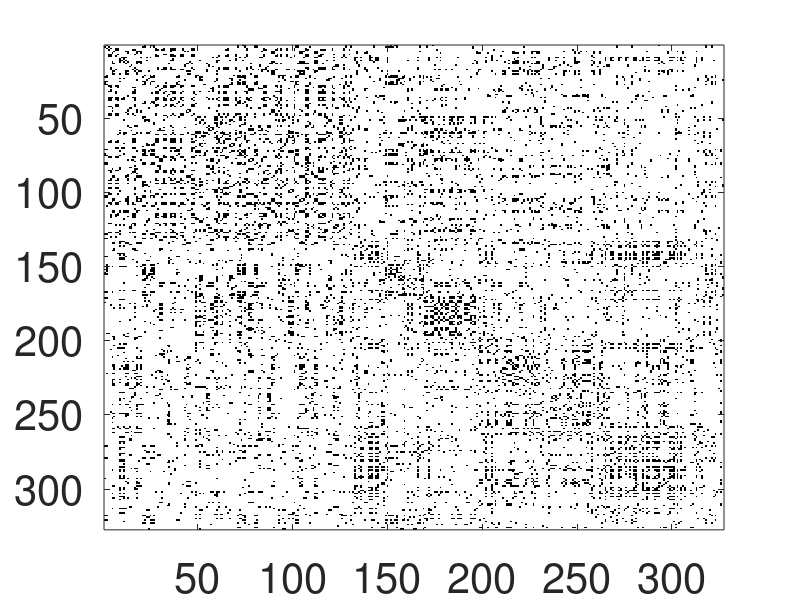
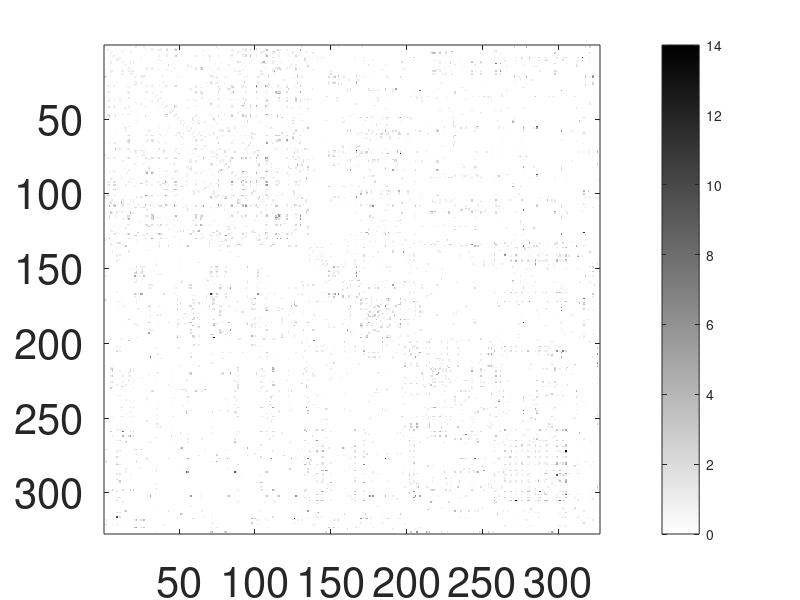

Here is the MATLAB script that generated these plots, in order: (Note: this script raises an error after producing the figures.)

tic
clear


c2 = 1/2; % weight of simple edge
n = 327;
E2 = []; % edge list
W2 = zeros(n); % 2nd order adjacency matrix  

E3 = []; % edge list
W3 = zeros(n); % 2nd order adjacency matrix  


%read hyper edges in a cell array

fid = fopen('highschool.txt');
line1 = fgetl(fid);
res=line1;
while ischar(line1)
line1 = fgetl(fid);
res = char(res,line1);
end
fclose(fid);


for k=1:size(res,1)
  E{k} = str2num(res(k,:));
  %update edge list
  if length(E{k}) == 2
      E2(end+1,:) = [E{k}(1),E{k}(2)];
      E2(end+1,:) = [E{k}(2),E{k}(1)];
      W2(E{k}(1),E{k}(2))=1; % only fill uppder triangle
  elseif length(E{k}) == 3
      E3(end+1,:) = E{k};
      E3(end+1,:) = [E{k}(1),E{k}(2),E{k}(3)];
      E3(end+1,:) = [E{k}(1),E{k}(3),E{k}(2)];
      E3(end+1,:) = [E{k}(2),E{k}(1),E{k}(3)];
      E3(end+1,:) = [E{k}(2),E{k}(3),E{k}(1)];
      E3(end+1,:) = [E{k}(3),E{k}(1),E{k}(2)];
      E3(end+1,:) = [E{k}(3),E{k}(2),E{k}(1)];
        
      W2(E{k}(1),E{k}(2))=1; %only fill uppder triangle
      W3(E{k}(1),E{k}(2))= W3(E{k}(2),E{k}(2))+1;
      W3(E{k}(1),E{k}(3))= W3(E{k}(1),E{k}(3))+1;
      W3(E{k}(2),E{k}(3))= W3(E{k}(2),E{k}(3))+1;
  end
end

%symmetryze matrix
W2 = W2 + W2'; W3 = W3 + W3'; 

data_type = "highschool";

figure
% plot original W2 and W3
imagesc(W2,[0,1]); %plot color map of original matrix
colormap(flipud(gray(2)));
set(gca,'FontSize',30) ;
ax = gca;% Requires R2020a or later
exportgraphics(ax,strcat('plots/',data_type,'_W2_input.eps'),'Resolution',300) 


imagesc(W3); % plot color map of original matrix
colormap(flipud(gray(256)));colorbar
set(gca,'FontSize',30) ;
set(gca,'ColorScale','log')
ax = gca;% Requires R2020a or later
exportgraphics(ax,strcat('plots/',data_type,'_W3_input_.eps'),'Resolution',300) 


% plot L2 eigenvalues
% eigenvalues of L2 and L3
d2 = sum(W2, 2); D2 = diag(d2);
d3 = sum(W3, 2); D3 = diag(d3);
d2_inv = 1./d2; d2_inv(isinf(d2_inv)|isnan(d2_inv)) = 0;
d3_inv = 1./d3; d3_inv(isinf(d3_inv)|isnan(d3_inv)) = 0;
L2 = D2 - W2;
L3 = D3 - W3;
%normalize Laplacian
L2 = diag(d2_inv)*L2;
L3 = diag(d3_inv)*L3;
[V2, lambda2] = eigs(L2,n,'smallestabs'); % all eigenvectors ranging from smallest eigenvalue to largest eigenvalue
[V3, lambda3] = eigs(L3,n,'smallestabs'); % all eigenvectors ranging from smallest eigenvalue to largest eigenvalue


eigenvalues2 = diag(lambda2);
scatter(1:40, eigenvalues2(1:40), 100, 'MarkerFaceColor','black');
xlabel('i','FontSize', 13);
ylabel('Eigenvalue \lambda_i','FontSize', 13);
set(gca,'fontsize',30);
ax = gca;
exportgraphics(ax,strcat('plots/',data_type,'_L2_eigenvalues.eps'),'Resolution',300) 

% plot L3 eigenvalues
eigenvalues3 = diag(lambda3);
scatter(1:40, eigenvalues3(1:40), 100, 'MarkerFaceColor','black');
xlabel('i','FontSize', 13);
ylabel('Eigenvalue \lambda_i','FontSize', 13);
set(gca,'fontsize',30);
ax = gca;
exportgraphics(ax,strcat('plots/',data_type,'_L3_eigenvalues.eps'),'Resolution',300) 

% plot  eigenvectors of L2
t = tiledlayout(4,1);
ax1 = nexttile;
plot(V2(:,1), 'Color', 'black');
ylabel('v_0')
ax2 = nexttile;
plot(V2(:,2), 'Color', 'black');
ylabel('v_1')
ax3 = nexttile;
plot(V2(:,3), 'Color', 'black');
ylabel('v_2')
ax4 = nexttile;
plot(V2(:,4), 'Color', 'black');
ylabel('v_3')
% Link the axes
linkaxes([ax1,ax2,ax3,ax4],'x');
linkaxes([ax1,ax2,ax3,ax4],'y');
% Move plots closer together
xticklabels(ax1,{})
t.TileSpacing = 'compact';
axis([0 n -1 1])
exportgraphics(t,strcat('plots/',data_type,'_L2_eigenvectors.eps'),'Resolution',300) 


% plot  eigenvectors of L2
t = tiledlayout(4,1);
ax1 = nexttile;
plot(V3(:,1), 'Color', 'black');
ylabel('v_0')
ax2 = nexttile;
plot(V3(:,2), 'Color', 'black');
ylabel('v_1')
ax3 = nexttile;
plot(V3(:,3), 'Color', 'black');
ylabel('v_2')
ax4 = nexttile;
plot(V3(:,4), 'Color', 'black');
ylabel('v_3')
% Link the axes
linkaxes([ax1,ax2,ax3,ax4],'x');
linkaxes([ax1,ax2,ax3,ax4],'y');
% Move plots closer together
xticklabels(ax1,{})
t.TileSpacing = 'compact';
axis([0 n -1 1])
exportgraphics(t,strcat('plots/',data_type,'_L3_eigenvectors.eps'),'Resolution',300) 



%shuffle input adjacency matrix
idx_rand = randperm(n);% shuffle the nodes
W2 = W2(idx_rand,idx_rand);
W3 = W3(idx_rand,idx_rand);

for c3 = [0, 1/3, 2/3, 100/3] % weight of triangles

[x_est, V, lambda] = LinearHypergraphEmbedding(W2, W3, c2, c3, "norm");

%reorder nodes according to the embedding
[~,idx] = sort(x_est);
W2_reorder = W2(idx,idx);
W3_reorder = W3(idx,idx);


% Generate plots
% 2-d scatter plot for edges
figure
s = scatter(x_est(E2(:,1)),x_est(E2(:,2)),'MarkerFaceColor','black','MarkerEdgeColor','none');
xlim([0 n])
ylim([0 n])
alpha(s,0.3) % transparent color
set(gca,'fontsize',30);
ax = gca;
exportgraphics(ax,strcat('plots/',data_type,'_edges_c3=',num2str(round(c3,1)),'.eps'),'Resolution',300) 

% 3-d scatter plot for triangle
s = scatter3(E3(:,1),E3(:,2),E3(:,3),10,'MarkerFaceColor','black','MarkerEdgeColor','none');
xlim([0 n])
xlim([0 n])
zlim([0 n])
alpha(s,0.2) % transparent color
set(gca,'fontsize',30);
ax = gca;
exportgraphics(ax,strcat('plots/',data_type,'_triangles_c3=',num2str(round(c3,1)),'.eps'),'Resolution',300) 


% plot reordered W2
imagesc(W2_reorder,[0,1]); %plot color map of original matrix
colormap(flipud(gray(2)));
set(gca,'FontSize',30) ;
ax = gca;% Requires R2020a or later
exportgraphics(ax,strcat('plots/',data_type,'_W2_c3=',num2str(round(c3,1)),'.eps'),'Resolution',300) 


% plot reordered W3
imagesc(W3_reorder); % plot color map of original matrix
colormap(flipud(gray(256)));colorbar
set(gca,'FontSize',30) ;
set(gca,'ColorScale','log')
ax = gca;% Requires R2020a or later
exportgraphics(ax,strcat('plots/',data_type,'_W3_c3=',num2str(round(c3,1)),'.eps'),'Resolution',300) 


% plot eigenvalues of L
eigenvalues = diag(lambda);
scatter(1:40, eigenvalues(1:40), 100, 'MarkerFaceColor','black');
xlabel('i','FontSize', 13);
ylabel('Eigenvalue \lambda_i','FontSize', 13);
set(gca,'fontsize',30);
ax = gca;
exportgraphics(ax,strcat('plots/',data_type,'_eigenvalues_c3=',num2str(round(c3,1)),'.eps'),'Resolution',300) 

% plot top eigenvectors
t = tiledlayout(4,1);
ax1 = nexttile;
plot(V(:,1), 'Color', 'black');
ylabel('v_0')
ax2 = nexttile;
plot(V(:,2), 'Color', 'black');
ylabel('v_1')
ax3 = nexttile;
plot(V(:,3), 'Color', 'black');
ylabel('v_2')
ax4 = nexttile;
plot(V(:,4), 'Color', 'black');
ylabel('v_3')
% Link the axes
linkaxes([ax1,ax2,ax3,ax4],'x');
linkaxes([ax1,ax2,ax3,ax4],'y');
% Add shared title and axis labels
title(t,'Top Eigenvectors')
% Move plots closer together
xticklabels(ax1,{})
t.TileSpacing = 'compact';
axis([0 n -1 1])
exportgraphics(t,strcat('plots/',data_type,'_eigenvectors_c3=',num2str(round(c3,1)),'.eps'),'Resolution',300) 



end

toc
